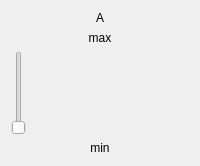
<?xml version="1.0" encoding="UTF-8"?>
<!--
Copyright © 2014 Michael Jung

This file is part of Panga.

Panga is free software: you can redistribute it and/or modify
it under the terms of the GNU General Public License as published by
the Free Software Foundation, either version 3 of the License, or
(at your option) any later version.

Panga is distributed in the hope that it will be useful,
but WITHOUT ANY WARRANTY; without even the implied warranty of
MERCHANTABILITY or FITNESS FOR A PARTICULAR PURPOSE. See the
GNU General Public License for more details.

You should have received a copy of the GNU General Public License
along with Panga.  If not, see <http://www.gnu.org/licenses/>.
-->
<ui version="4.0">
 <class>Chi2ParameterSlider</class>
 <widget class="QWidget" name="Chi2ParameterSlider">
  <layout class="QVBoxLayout" name="verticalLayout">
   <item>
    <widget class="QLabel" name="label">
     <property name="text">
      <string>A</string>
     </property>
     <property name="alignment">
      <set>Qt::AlignCenter</set>
     </property>
     <property name="buddy">
      <cstring>slider</cstring>
     </property>
    </widget>
   </item>
   <item>
    <widget class="QLabel" name="max_label">
     <property name="text">
      <string>max</string>
     </property>
     <property name="alignment">
      <set>Qt::AlignCenter</set>
     </property>
    </widget>
   </item>
   <item>
    <widget class="QSlider" name="slider">
     <property name="tracking">
      <bool>false</bool>
     </property>
     <property name="orientation">
      <enum>Qt::Vertical</enum>
     </property>
    </widget>
   </item>
   <item>
    <widget class="QLabel" name="min_label">
     <property name="text">
      <string>min</string>
     </property>
     <property name="alignment">
      <set>Qt::AlignCenter</set>
     </property>
    </widget>
   </item>
  </layout>
 </widget>
 <resources/>
 <connections/>
</ui>
